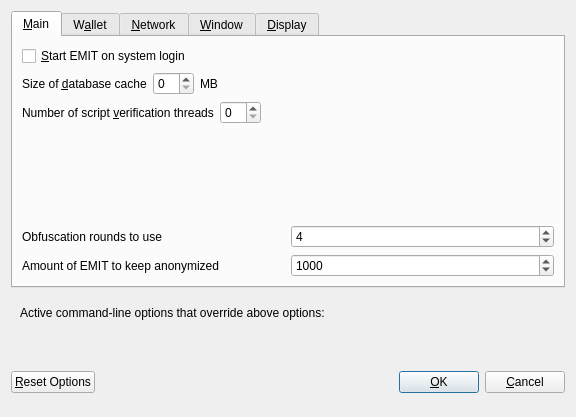
<?xml version="1.0" encoding="UTF-8"?>
<ui version="4.0">
 <class>OptionsDialog</class>
 <widget class="QDialog" name="OptionsDialog">
  <property name="geometry">
   <rect>
    <x>0</x>
    <y>0</y>
    <width>576</width>
    <height>417</height>
   </rect>
  </property>
  <property name="windowTitle">
   <string>Options</string>
  </property>
  <property name="modal">
   <bool>true</bool>
  </property>
  <layout class="QVBoxLayout" name="verticalLayout">
   <item>
    <widget class="QTabWidget" name="tabWidget">
     <property name="currentIndex">
      <number>0</number>
     </property>
     <widget class="QWidget" name="tabMain">
      <attribute name="title">
       <string>&amp;Main</string>
      </attribute>
      <layout class="QVBoxLayout" name="verticalLayout_Main">
       <item>
        <widget class="QCheckBox" name="bitcoinAtStartup">
         <property name="toolTip">
          <string>Automatically start EMIT after logging in to the system.</string>
         </property>
         <property name="text">
          <string>&amp;Start EMIT on system login</string>
         </property>
        </widget>
       </item>
       <item>
        <layout class="QHBoxLayout" name="horizontalLayout_2_Main">
         <item>
          <widget class="QLabel" name="databaseCacheLabel">
           <property name="text">
            <string>Size of &amp;database cache</string>
           </property>
           <property name="textFormat">
            <enum>Qt::PlainText</enum>
           </property>
           <property name="buddy">
            <cstring>databaseCache</cstring>
           </property>
          </widget>
         </item>
         <item>
          <widget class="QSpinBox" name="databaseCache"/>
         </item>
         <item>
          <widget class="QLabel" name="databaseCacheUnitLabel">
           <property name="text">
            <string>MB</string>
           </property>
           <property name="textFormat">
            <enum>Qt::PlainText</enum>
           </property>
          </widget>
         </item>
         <item>
          <spacer name="horizontalSpacer_2_Main">
           <property name="orientation">
            <enum>Qt::Horizontal</enum>
           </property>
           <property name="sizeHint" stdset="0">
            <size>
             <width>40</width>
             <height>20</height>
            </size>
           </property>
          </spacer>
         </item>
        </layout>
       </item>
       <item>
        <layout class="QHBoxLayout" name="horizontalLayout_3_Main">
         <item>
          <widget class="QLabel" name="threadsScriptVerifLabel">
           <property name="text">
            <string>Number of script &amp;verification threads</string>
           </property>
           <property name="textFormat">
            <enum>Qt::PlainText</enum>
           </property>
           <property name="buddy">
            <cstring>threadsScriptVerif</cstring>
           </property>
          </widget>
         </item>
         <item>
          <widget class="QSpinBox" name="threadsScriptVerif">
           <property name="toolTip">
            <string>(0 = auto, &lt;0 = leave that many cores free)</string>
           </property>
          </widget>
         </item>
         <item>
          <spacer name="horizontalSpacer_3_Main">
           <property name="orientation">
            <enum>Qt::Horizontal</enum>
           </property>
           <property name="sizeHint" stdset="0">
            <size>
             <width>40</width>
             <height>20</height>
            </size>
           </property>
          </spacer>
         </item>
        </layout>
       </item>
       <item>
        <spacer name="verticalSpacer_Main">
         <property name="orientation">
          <enum>Qt::Vertical</enum>
         </property>
         <property name="sizeHint" stdset="0">
          <size>
           <width>20</width>
           <height>40</height>
          </size>
         </property>
        </spacer>
       </item>
       <item>
        <layout class="QHBoxLayout" name="horizontalLayout_4_Main">
         <item>
          <widget class="QLabel" name="label">
           <property name="toolTip">
            <string>This setting determines the amount of individual masternodes that an input will be anonymized through.&lt;br/&gt;More rounds of anonymization gives a higher degree of privacy, but also costs more in fees.</string>
           </property>
           <property name="text">
            <string>Obfuscation rounds to use</string>
           </property>
          </widget>
         </item>
         <item>
          <widget class="QSpinBox" name="obfuscationRounds">
           <property name="minimum">
            <number>2</number>
           </property>
           <property name="maximum">
            <number>8</number>
           </property>
           <property name="value">
            <number>4</number>
           </property>
          </widget>
         </item>
        </layout>
       </item>
       <item>
        <layout class="QHBoxLayout" name="horizontalLayout">
         <item>
          <widget class="QLabel" name="label_2">
           <property name="toolTip">
            <string>This amount acts as a threshold to turn off Obfuscation once it's reached.</string>
           </property>
           <property name="statusTip">
            <string notr="true"/>
           </property>
           <property name="whatsThis">
            <string notr="true"/>
           </property>
           <property name="accessibleName">
            <string notr="true"/>
           </property>
           <property name="accessibleDescription">
            <string notr="true"/>
           </property>
           <property name="text">
            <string>Amount of EMIT to keep anonymized</string>
           </property>
          </widget>
         </item>
         <item>
          <widget class="QSpinBox" name="anonymizeEMIT">
           <property name="minimum">
            <number>100</number>
           </property>
           <property name="maximum">
            <number>100000</number>
           </property>
           <property name="singleStep">
            <number>100</number>
           </property>
           <property name="value">
            <number>1000</number>
           </property>
          </widget>
         </item>
        </layout>
       </item>
      </layout>
     </widget>
     <widget class="QWidget" name="tabWallet">
      <attribute name="title">
       <string>W&amp;allet</string>
      </attribute>
      <layout class="QVBoxLayout" name="verticalLayout_Wallet">
       <item>
        <widget class="QGroupBox" name="groupBox">
         <property name="title">
          <string>Expert</string>
         </property>
         <layout class="QVBoxLayout" name="verticalLayout_2">
          <item>
           <widget class="QCheckBox" name="coinControlFeatures">
            <property name="toolTip">
             <string>Whether to show coin control features or not.</string>
            </property>
            <property name="text">
             <string>Enable coin &amp;control features</string>
            </property>
           </widget>
          </item>
          <item>
           <widget class="QCheckBox" name="showMasternodesTab">
            <property name="toolTip">
             <string>Show additional tab listing all your masternodes in first sub-tab&lt;br/&gt;and all masternodes on the network in second sub-tab.</string>
            </property>
            <property name="text">
             <string>Show Masternodes Tab</string>
            </property>
           </widget>
          </item>
          <item>
           <widget class="QCheckBox" name="spendZeroConfChange">
            <property name="toolTip">
             <string>If you disable the spending of unconfirmed change, the change from a transaction&lt;br/&gt;cannot be used until that transaction has at least one confirmation.&lt;br/&gt;This also affects how your balance is computed.</string>
            </property>
            <property name="text">
             <string>&amp;Spend unconfirmed change</string>
            </property>
           </widget>
          </item>
         </layout>
        </widget>
       </item>
       <item>
        <spacer name="verticalSpacer_Wallet">
         <property name="orientation">
          <enum>Qt::Vertical</enum>
         </property>
         <property name="sizeHint" stdset="0">
          <size>
           <width>20</width>
           <height>40</height>
          </size>
         </property>
        </spacer>
       </item>
      </layout>
     </widget>
     <widget class="QWidget" name="tabNetwork">
      <attribute name="title">
       <string>&amp;Network</string>
      </attribute>
      <layout class="QVBoxLayout" name="verticalLayout_Network">
       <item>
        <widget class="QCheckBox" name="mapPortUpnp">
         <property name="toolTip">
          <string>Automatically open the EMIT client port on the router. This only works when your router supports UPnP and it is enabled.</string>
         </property>
         <property name="text">
          <string>Map port using &amp;UPnP</string>
         </property>
        </widget>
       </item>
       <item>
        <widget class="QCheckBox" name="allowIncoming">
         <property name="toolTip">
          <string>Accept connections from outside</string>
         </property>
         <property name="text">
          <string>Allow incoming connections</string>
         </property>
        </widget>
       </item>
       <item>
        <widget class="QCheckBox" name="connectSocks">
         <property name="toolTip">
          <string>Connect to the EMIT network through a SOCKS5 proxy.</string>
         </property>
         <property name="text">
          <string>&amp;Connect through SOCKS5 proxy (default proxy):</string>
         </property>
        </widget>
       </item>
       <item>
        <layout class="QHBoxLayout" name="horizontalLayout_1_Network">
         <item>
          <widget class="QLabel" name="proxyIpLabel">
           <property name="text">
            <string>Proxy &amp;IP:</string>
           </property>
           <property name="textFormat">
            <enum>Qt::PlainText</enum>
           </property>
           <property name="buddy">
            <cstring>proxyIp</cstring>
           </property>
          </widget>
         </item>
         <item>
          <widget class="QValidatedLineEdit" name="proxyIp">
           <property name="minimumSize">
            <size>
             <width>140</width>
             <height>0</height>
            </size>
           </property>
           <property name="maximumSize">
            <size>
             <width>140</width>
             <height>16777215</height>
            </size>
           </property>
           <property name="toolTip">
            <string>IP address of the proxy (e.g. IPv4: 127.0.0.1 / IPv6: ::1)</string>
           </property>
          </widget>
         </item>
         <item>
          <widget class="QLabel" name="proxyPortLabel">
           <property name="text">
            <string>&amp;Port:</string>
           </property>
           <property name="textFormat">
            <enum>Qt::PlainText</enum>
           </property>
           <property name="buddy">
            <cstring>proxyPort</cstring>
           </property>
          </widget>
         </item>
         <item>
          <widget class="QLineEdit" name="proxyPort">
           <property name="minimumSize">
            <size>
             <width>55</width>
             <height>0</height>
            </size>
           </property>
           <property name="maximumSize">
            <size>
             <width>55</width>
             <height>16777215</height>
            </size>
           </property>
           <property name="toolTip">
            <string>Port of the proxy (e.g. 9050)</string>
           </property>
          </widget>
         </item>
         <item>
          <spacer name="horizontalSpacer_1_Network">
           <property name="orientation">
            <enum>Qt::Horizontal</enum>
           </property>
           <property name="sizeHint" stdset="0">
            <size>
             <width>40</width>
             <height>20</height>
            </size>
           </property>
          </spacer>
         </item>
        </layout>
       </item>
       <item>
        <spacer name="verticalSpacer_Network">
         <property name="orientation">
          <enum>Qt::Vertical</enum>
         </property>
         <property name="sizeHint" stdset="0">
          <size>
           <width>20</width>
           <height>40</height>
          </size>
         </property>
        </spacer>
       </item>
      </layout>
     </widget>
     <widget class="QWidget" name="tabWindow">
      <attribute name="title">
       <string>&amp;Window</string>
      </attribute>
      <layout class="QVBoxLayout" name="verticalLayout_Window">
       <item>
        <widget class="QCheckBox" name="minimizeToTray">
         <property name="toolTip">
          <string>Show only a tray icon after minimizing the window.</string>
         </property>
         <property name="text">
          <string>&amp;Minimize to the tray instead of the taskbar</string>
         </property>
        </widget>
       </item>
       <item>
        <widget class="QCheckBox" name="minimizeOnClose">
         <property name="toolTip">
          <string>Minimize instead of exit the application when the window is closed. When this option is enabled, the application will be closed only after selecting Quit in the menu.</string>
         </property>
         <property name="text">
          <string>M&amp;inimize on close</string>
         </property>
        </widget>
       </item>
       <item>
        <spacer name="verticalSpacer_Window">
         <property name="orientation">
          <enum>Qt::Vertical</enum>
         </property>
         <property name="sizeHint" stdset="0">
          <size>
           <width>20</width>
           <height>40</height>
          </size>
         </property>
        </spacer>
       </item>
      </layout>
     </widget>
     <widget class="QWidget" name="tabDisplay">
      <attribute name="title">
       <string>&amp;Display</string>
      </attribute>
      <layout class="QVBoxLayout" name="verticalLayout_Display">
       <item>
        <layout class="QHBoxLayout" name="horizontalLayout_1_Display">
         <item>
          <widget class="QLabel" name="langLabel">
           <property name="text">
            <string>User Interface &amp;language:</string>
           </property>
           <property name="textFormat">
            <enum>Qt::PlainText</enum>
           </property>
           <property name="buddy">
            <cstring>lang</cstring>
           </property>
          </widget>
         </item>
         <item>
          <widget class="QValueComboBox" name="lang">
           <property name="toolTip">
            <string>The user interface language can be set here. This setting will take effect after restarting EMIT.</string>
           </property>
          </widget>
         </item>
        </layout>
       </item>
       <item>
        <widget class="QLabel" name="label_3">
         <property name="toolTip">
          <string notr="true"/>
         </property>
         <property name="statusTip">
          <string notr="true"/>
         </property>
         <property name="whatsThis">
          <string notr="true"/>
         </property>
         <property name="accessibleName">
          <string notr="true"/>
         </property>
         <property name="text">
          <string>Language missing or translation incomplete? Help contributing translations here:
https://www.transifex.com/emit-project/emit-project-translations</string>
         </property>
         <property name="wordWrap">
          <bool>true</bool>
         </property>
         <property name="openExternalLinks">
          <bool>true</bool>
         </property>
         <property name="textInteractionFlags">
          <set>Qt::TextBrowserInteraction</set>
         </property>
        </widget>
       </item>
       <item>
        <layout class="QHBoxLayout" name="horizontalLayout_4_Display" stretch="0,0">
         <item>
          <widget class="QLabel" name="themeLabel">
           <property name="text">
            <string>User Interface Theme:</string>
           </property>
          </widget>
         </item>
         <item>
          <widget class="QValueComboBox" name="theme"/>
         </item>
        </layout>
       </item>
       <item>
        <widget class="Line" name="line">
         <property name="orientation">
          <enum>Qt::Horizontal</enum>
         </property>
        </widget>
       </item>
       <item>
        <layout class="QHBoxLayout" name="horizontalLayout_2_Display">
         <item>
          <widget class="QLabel" name="unitLabel">
           <property name="text">
            <string>&amp;Unit to show amounts in:</string>
           </property>
           <property name="textFormat">
            <enum>Qt::PlainText</enum>
           </property>
           <property name="buddy">
            <cstring>unit</cstring>
           </property>
          </widget>
         </item>
         <item>
          <widget class="QValueComboBox" name="unit">
           <property name="toolTip">
            <string>Choose the default subdivision unit to show in the interface and when sending coins.</string>
           </property>
          </widget>
         </item>
        </layout>
       </item>
       <item>
        <layout class="QHBoxLayout" name="horizontalLayout_5_Display">
         <item>
          <widget class="QLabel" name="digitsLabel">
           <property name="text">
            <string>Decimal digits</string>
           </property>
          </widget>
         </item>
         <item>
          <widget class="QValueComboBox" name="digits"/>
         </item>
        </layout>
       </item>
       <item>
        <layout class="QHBoxLayout" name="horizontalLayout_3_Display">
         <item>
          <widget class="QLabel" name="thirdPartyTxUrlsLabel">
           <property name="toolTip">
            <string>Third party URLs (e.g. a block explorer) that appear in the transactions tab as context menu items. %s in the URL is replaced by transaction hash. Multiple URLs are separated by vertical bar |.</string>
           </property>
           <property name="text">
            <string>Third party transaction URLs</string>
           </property>
           <property name="buddy">
            <cstring>thirdPartyTxUrls</cstring>
           </property>
          </widget>
         </item>
         <item>
          <widget class="QLineEdit" name="thirdPartyTxUrls">
           <property name="toolTip">
            <string>Third party URLs (e.g. a block explorer) that appear in the transactions tab as context menu items. %s in the URL is replaced by transaction hash. Multiple URLs are separated by vertical bar |.</string>
           </property>
          </widget>
         </item>
        </layout>
       </item>
       <item>
        <spacer name="verticalSpacer">
         <property name="orientation">
          <enum>Qt::Vertical</enum>
         </property>
         <property name="sizeHint" stdset="0">
          <size>
           <width>20</width>
           <height>40</height>
          </size>
         </property>
        </spacer>
       </item>
      </layout>
     </widget>
    </widget>
   </item>
   <item>
    <widget class="QFrame" name="frame">
     <layout class="QVBoxLayout" name="verticalLayout_Bottom">
      <item>
       <layout class="QHBoxLayout" name="horizontalLayout_Bottom">
        <item>
         <widget class="QLabel" name="overriddenByCommandLineInfoLabel">
          <property name="text">
           <string>Active command-line options that override above options:</string>
          </property>
          <property name="textFormat">
           <enum>Qt::PlainText</enum>
          </property>
         </widget>
        </item>
        <item>
         <spacer name="horizontalSpacer_Bottom">
          <property name="orientation">
           <enum>Qt::Horizontal</enum>
          </property>
          <property name="sizeHint" stdset="0">
           <size>
            <width>40</width>
            <height>20</height>
           </size>
          </property>
         </spacer>
        </item>
       </layout>
      </item>
      <item>
       <widget class="QLabel" name="overriddenByCommandLineLabel">
        <property name="text">
         <string/>
        </property>
        <property name="textFormat">
         <enum>Qt::PlainText</enum>
        </property>
        <property name="wordWrap">
         <bool>true</bool>
        </property>
       </widget>
      </item>
     </layout>
    </widget>
   </item>
   <item>
    <layout class="QHBoxLayout" name="horizontalLayout_Buttons">
     <item>
      <widget class="QPushButton" name="resetButton">
       <property name="toolTip">
        <string>Reset all client options to default.</string>
       </property>
       <property name="text">
        <string>&amp;Reset Options</string>
       </property>
       <property name="autoDefault">
        <bool>false</bool>
       </property>
      </widget>
     </item>
     <item>
      <spacer name="horizontalSpacer_1">
       <property name="orientation">
        <enum>Qt::Horizontal</enum>
       </property>
       <property name="sizeHint" stdset="0">
        <size>
         <width>40</width>
         <height>48</height>
        </size>
       </property>
      </spacer>
     </item>
     <item>
      <widget class="QLabel" name="statusLabel">
       <property name="minimumSize">
        <size>
         <width>200</width>
         <height>0</height>
        </size>
       </property>
       <property name="font">
        <font>
         <weight>75</weight>
         <bold>true</bold>
        </font>
       </property>
       <property name="text">
        <string/>
       </property>
       <property name="textFormat">
        <enum>Qt::PlainText</enum>
       </property>
       <property name="wordWrap">
        <bool>true</bool>
       </property>
      </widget>
     </item>
     <item>
      <spacer name="horizontalSpacer_2">
       <property name="orientation">
        <enum>Qt::Horizontal</enum>
       </property>
       <property name="sizeHint" stdset="0">
        <size>
         <width>40</width>
         <height>48</height>
        </size>
       </property>
      </spacer>
     </item>
     <item>
      <widget class="QPushButton" name="okButton">
       <property name="text">
        <string>&amp;OK</string>
       </property>
       <property name="autoDefault">
        <bool>false</bool>
       </property>
       <property name="default">
        <bool>true</bool>
       </property>
      </widget>
     </item>
     <item>
      <widget class="QPushButton" name="cancelButton">
       <property name="text">
        <string>&amp;Cancel</string>
       </property>
       <property name="autoDefault">
        <bool>false</bool>
       </property>
      </widget>
     </item>
    </layout>
   </item>
  </layout>
 </widget>
 <customwidgets>
  <customwidget>
   <class>QValidatedLineEdit</class>
   <extends>QLineEdit</extends>
   <header>qvalidatedlineedit.h</header>
  </customwidget>
  <customwidget>
   <class>QValueComboBox</class>
   <extends>QComboBox</extends>
   <header>qvaluecombobox.h</header>
  </customwidget>
 </customwidgets>
 <resources/>
 <connections/>
</ui>
